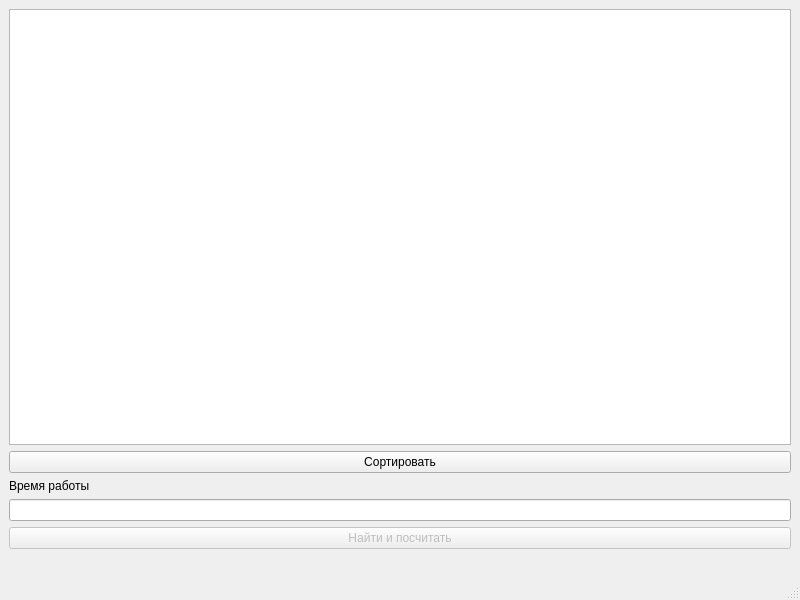
<?xml version="1.0" encoding="UTF-8"?>
<ui version="4.0">
 <class>MainWindow</class>
 <widget class="QMainWindow" name="MainWindow">
  <property name="geometry">
   <rect>
    <x>0</x>
    <y>0</y>
    <width>800</width>
    <height>600</height>
   </rect>
  </property>
  <property name="windowTitle">
   <string>MainWindow</string>
  </property>
  <widget class="QWidget" name="centralwidget">
   <layout class="QGridLayout" name="gridLayout">
    <item row="0" column="0">
     <widget class="QGraphicsView" name="graphicsView"/>
    </item>
    <item row="4" column="0">
     <widget class="QPushButton" name="find">
      <property name="enabled">
       <bool>false</bool>
      </property>
      <property name="text">
       <string>Найти и посчитать</string>
      </property>
     </widget>
    </item>
    <item row="3" column="0">
     <widget class="QLineEdit" name="in"/>
    </item>
    <item row="5" column="0">
     <widget class="QLabel" name="out">
      <property name="text">
       <string/>
      </property>
     </widget>
    </item>
    <item row="1" column="0">
     <widget class="QPushButton" name="sort">
      <property name="text">
       <string>Сортировать</string>
      </property>
     </widget>
    </item>
    <item row="2" column="0">
     <widget class="QLabel" name="label">
      <property name="text">
       <string>Время работы</string>
      </property>
     </widget>
    </item>
   </layout>
  </widget>
  <widget class="QMenuBar" name="menubar">
   <property name="geometry">
    <rect>
     <x>0</x>
     <y>0</y>
     <width>800</width>
     <height>22</height>
    </rect>
   </property>
  </widget>
  <widget class="QStatusBar" name="statusbar"/>
 </widget>
 <resources/>
 <connections/>
</ui>
